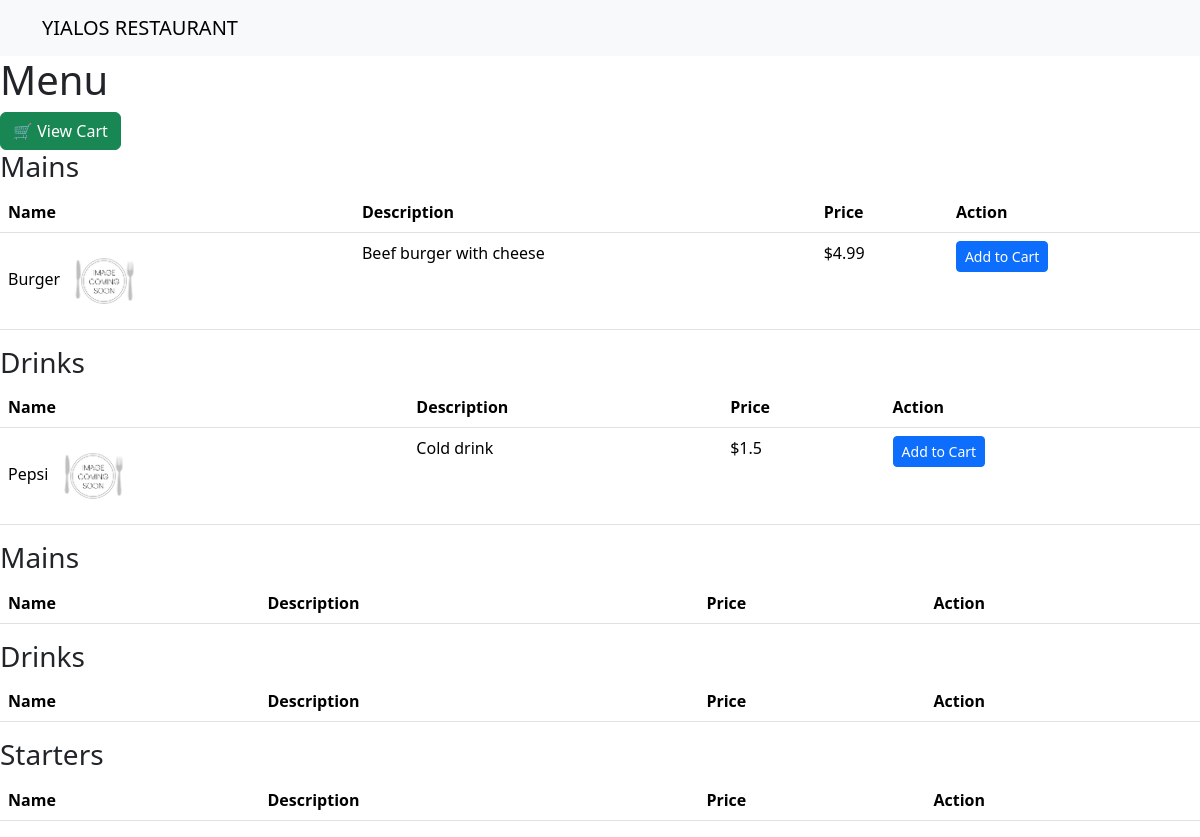
Before: /menu with the older database file.
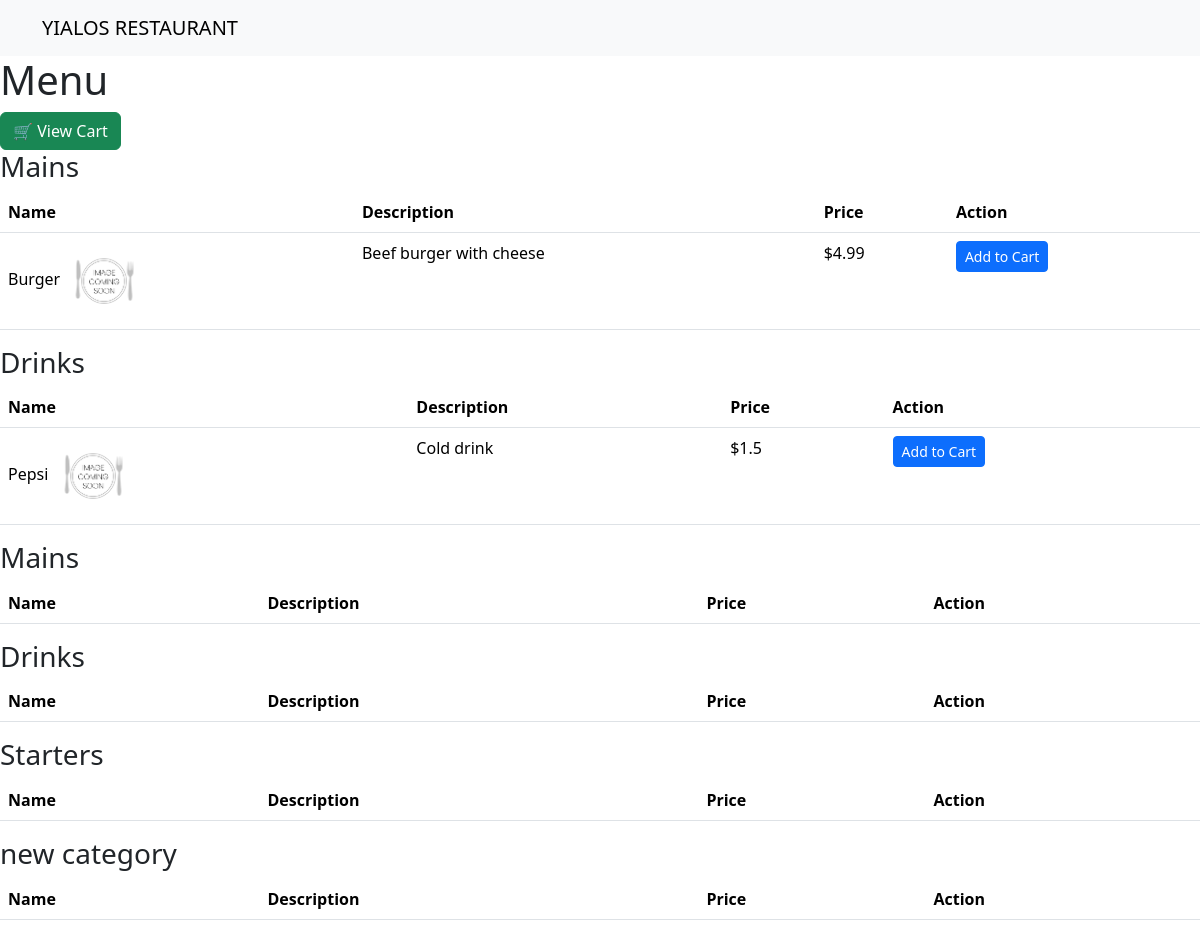
After: the same page with the newer database file.
### tables this page shows
CREATE TABLE category(id integer primary key autoincrement, name varchar not null);

CREATE TABLE menu_item(
    id INTEGER PRIMARY KEY AUTOINCREMENT,
    name VARCHAR NOT NULL,
    description TEXT,
    price DECIMAL,
    is_available BOOLEAN,
    category_id INTEGER, image_path VARCHAR,
    FOREIGN KEY (category_id) REFERENCES category(id)
);

### app.py (the view)
@app.route('/menu')
def menu():
        items = get_menu_item()
        categories = get_category()
        return render_template('menu.html', items=items,categories=categories, error="No menu items found" if not items else None)

### database.py (called while the page is built)
def get_category():
    conn = get_connection()
    cursor = conn.cursor()
    cursor.execute('select * from category')
    categories = cursor.fetchall()
    conn.close()
    return categories

def get_connection():
    conn = sqlite3.connect('db.sqlite3')
    conn.row_factory = sqlite3.Row
    return conn

def get_menu_item():
    conn = get_connection()
    cursor = conn.cursor()
    cursor.execute('select * from menu_item')
    items = cursor.fetchall()
    conn.close()
    return items

### templates/menu.html (shortened to what this page needs)
{%extends "layout.html"%}
{% block content %}
<h1>Menu</h1>
<a href="/cart" class="btn btn-success">🛒 View Cart</a>
{% for cat in categories %}
<h3>{{ cat['name'] }}</h3>
<table class="table">
    <thead>
        <tr>
            <th>Name</th>
            <th>Description</th>
            <th>Price</th>
            <th>Action</th>
        </tr>
    </thead>
    <tbody>
        {% for item in items %}
        {%if item['category_id'] == cat['id']%}
        <tr>
            <td>{{ item.name }}
                <img src="{{ item['image_path'] }}" style="width:80px;">
            </td>
            <td>{{ item.description }}</td>
            <td>${{ item.price }}</td>
           <td>
                    <form method="POST" action="/cart/add">
            <button type="submit" class="btn btn-primary btn-sm">Add to Cart</button>
        </form>
            </td>
        </tr>
        {%endif%}
    </tbody>
    {% endfor %}
</table>
{% endfor %}
{% endblock %}

### templates/layout.html (shortened to what this page needs)
<!DOCTYPE html>
<html lang="en">
<head>
    <link href="https://cdn.jsdelivr.net/npm/bootstrap@5.3.2/dist/css/bootstrap.min.css" rel="stylesheet">
</head>
<body>
    <nav class="navbar navbar-expand-lg navbar-light bg-light">
        <div class="container">
            <a class="navbar-brand" href="/">YIALOS RESTAURANT</a>
        </div>
    </nav>
    {% block content %}
    {% endblock %}
</body>
</html>

Changed rows visible on the page:
added category: name "new category"
